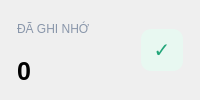
         <widget class="QFrame" name="metricCard2">
          <property name="minimumSize">
           <size>
            <width>0</width>
            <height>82</height>
           </size>
          </property>
          <property name="frameShape">
           <enum>QFrame::NoFrame</enum>
          </property>
          <layout class="QHBoxLayout" name="metricKnownLayout">
           <property name="leftMargin">
            <number>17</number>
           </property>
           <property name="topMargin">
            <number>11</number>
           </property>
           <property name="rightMargin">
            <number>17</number>
           </property>
           <property name="bottomMargin">
            <number>11</number>
           </property>
           <item>
            <layout class="QVBoxLayout" name="metricKnownText">
             <item>
              <widget class="QLabel" name="metricKnownTitle">
               <property name="styleSheet">
                <string notr="true">color: #8996AA; font-size: 9pt;</string>
               </property>
               <property name="text">
                <string>ĐÃ GHI NHỚ</string>
               </property>
              </widget>
             </item>
             <item>
              <widget class="QLabel" name="metricKnownValue">
               <property name="styleSheet">
                <string notr="true">font-size: 19pt; font-weight: 700;</string>
               </property>
               <property name="text">
                <string>0</string>
               </property>
              </widget>
             </item>
            </layout>
           </item>
           <item>
            <spacer name="metricKnownSpacer">
             <property name="orientation">
              <enum>Qt::Horizontal</enum>
             </property>
             <property name="sizeHint" stdset="0">
              <size>
               <width>20</width>
               <height>20</height>
              </size>
             </property>
            </spacer>
           </item>
           <item>
            <widget class="QLabel" name="metricKnownIcon">
             <property name="minimumSize">
              <size>
               <width>42</width>
               <height>42</height>
              </size>
             </property>
             <property name="maximumSize">
              <size>
               <width>42</width>
               <height>42</height>
              </size>
             </property>
             <property name="styleSheet">
              <string notr="true">background: #E8F8F1; color: #22A579; border-radius: 10px; font-size: 15pt; font-weight: 700;</string>
             </property>
             <property name="text">
              <string>✓</string>
             </property>
             <property name="alignment">
              <set>Qt::AlignCenter</set>
             </property>
            </widget>
           </item>
          </layout>
         </widget>
